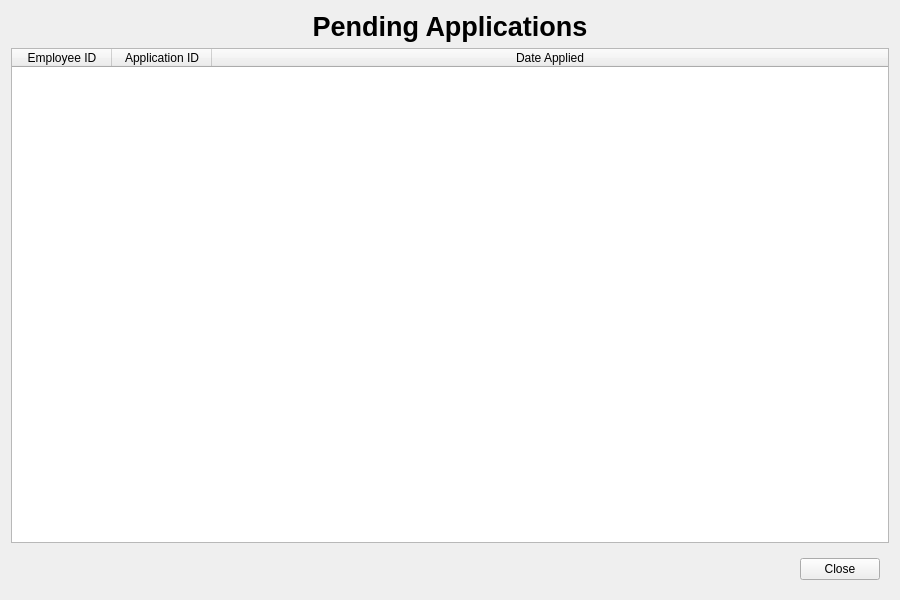
<?xml version="1.0" encoding="UTF-8"?>
<ui version="4.0">
 <class>PendingLeavesTable</class>
 <widget class="QWidget" name="PendingLeavesTable">
  <property name="geometry">
   <rect>
    <x>0</x>
    <y>0</y>
    <width>900</width>
    <height>600</height>
   </rect>
  </property>
  <property name="minimumSize">
   <size>
    <width>900</width>
    <height>600</height>
   </size>
  </property>
  <property name="windowTitle">
   <string>Pending Leaves</string>
  </property>
  <layout class="QVBoxLayout" name="verticalLayout">
   <item>
    <widget class="QLabel" name="pendingAppLabel">
     <property name="sizePolicy">
      <sizepolicy hsizetype="Preferred" vsizetype="Fixed">
       <horstretch>0</horstretch>
       <verstretch>0</verstretch>
      </sizepolicy>
     </property>
     <property name="minimumHeight">
      <number>50</number>
     </property>
     <property name="text">
      <string>&lt;html&gt;&lt;head/&gt;&lt;body&gt;&lt;p align=&quot;center&quot;&gt;&lt;span style=&quot; font-size:20pt; font-weight:700;&quot;&gt;Pending Applications&lt;/span&gt;&lt;/p&gt;&lt;/body&gt;&lt;/html&gt;</string>
     </property>
     <property name="alignment">
      <set>Qt::AlignCenter</set>
     </property>
    </widget>
   </item>
   <item>
    <widget class="QTableWidget" name="pendingLeaveTable">
     <property name="alternatingRowColors">
      <bool>true</bool>
     </property>
     <property name="selectionMode">
      <enum>QAbstractItemView::SingleSelection</enum>
     </property>
     <property name="selectionBehavior">
      <enum>QAbstractItemView::SelectRows</enum>
     </property>
     <property name="sortingEnabled">
      <bool>true</bool>
     </property>
     <attribute name="horizontalHeaderStretchLastSection">
      <bool>true</bool>
     </attribute>
     <column>
      <property name="text">
       <string>Employee ID</string>
      </property>
     </column>
     <column>
      <property name="text">
       <string>Application ID</string>
      </property>
     </column>
     <column>
      <property name="text">
       <string>Date Applied</string>
      </property>
     </column>
    </widget>
   </item>
   <item>
    <widget class="QFrame" name="buttonFrame">
     <layout class="QHBoxLayout" name="horizontalLayout">
      <item>
       <spacer name="horizontalSpacer">
        <property name="orientation">
         <enum>Qt::Horizontal</enum>
        </property>
        <property name="sizeHint" stdset="0">
         <size>
          <width>40</width>
          <height>20</height>
         </size>
        </property>
       </spacer>
      </item>
      <item>
       <widget class="QPushButton" name="closeButton">
        <property name="minimumWidth">
         <number>100</number>
        </property>
        <property name="text">
         <string>Close</string>
        </property>
       </widget>
      </item>
     </layout>
    </widget>
   </item>
  </layout>
 </widget>
 <resources/>
 <connections/>
</ui>
